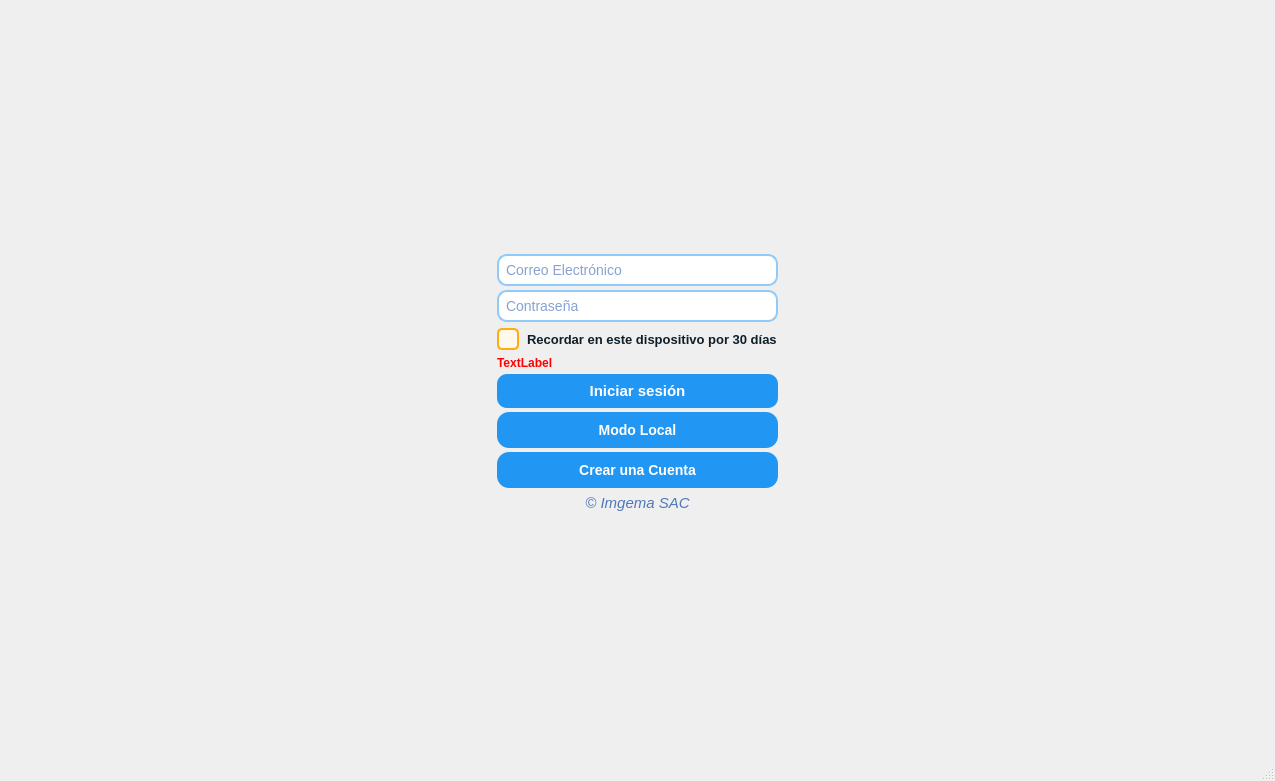
<?xml version="1.0" encoding="UTF-8"?>
<ui version="4.0">
 <class>MainWindow</class>
 <widget class="QMainWindow" name="MainWindow">
  <property name="enabled">
   <bool>true</bool>
  </property>
  <property name="geometry">
   <rect>
    <x>0</x>
    <y>0</y>
    <width>1275</width>
    <height>781</height>
   </rect>
  </property>
  <property name="sizePolicy">
   <sizepolicy hsizetype="Fixed" vsizetype="Fixed">
    <horstretch>0</horstretch>
    <verstretch>0</verstretch>
   </sizepolicy>
  </property>
  <property name="windowTitle">
   <string>Iniciar_Sesión</string>
  </property>
  <property name="styleSheet">
   <string notr="true">/* fondo*/
QMainWindow {
    background: qlineargradient(x1:0, y1:0, x2:0, y2:1,
        stop:0 #E3F2FD, stop:1 #FFFFFF);
}

/*texto*/
QLineEdit {
    background-color: #FFFFFF;
    border: 2px solid #90CAF9;
    border-radius: 10px;
    padding: 8px;
    font-size: 14px;
    color: #0D47A1;
}

QLineEdit:focus {
    border: 2px solid #1E88E5;
    background-color: #E3F2FD;
}

/* ===== Botón de acceso ===== */
QPushButton {
    background-color: #2196F3;
    color: white;
    border-radius: 12px;
    padding: 10px;
    font-weight: bold;
    font-size: 14px;
}

QPushButton:hover {
    background-color: #1976D2;
}

QPushButton:pressed {
    background-color: #1565C0;
}

QCheckBox {
    color: #0F1F2A;
    font-size: 10pt;
    font-weight: 600;
    spacing: 8px;
    background: transparent;
    padding-top: 2px;
    padding-bottom: 2px;
}

QCheckBox::indicator {
    width: 18px;
    height: 18px;
    border: 2px solid #FDAC11;   /* naranja logo: desactivado */
    border-radius: 5px;
    background: #FFF8EC;
}

QCheckBox::indicator:hover {
    border: 2px solid #FFB52B;
    background: #FFF3D9;
}

QCheckBox::indicator:pressed {
    border: 2px solid #E59A00;
    background: #FFE9BF;
}

QCheckBox::indicator:checked {
    border: 2px solid #6FC04A;   /* verde logo: activado */
    border-radius: 5px;
    background: #EEF9E8;
    image: url(:/icons/check_blue.svg);   /* check azul */
}

QCheckBox::indicator:checked:hover {
    border: 2px solid #62B53E;
    background: #E7F6DE;
    image: url(:/icons/check_blue.svg);
}

QCheckBox::indicator:checked:pressed {
    border: 2px solid #62B53E;
    background: #DDF1D2;
    image: url(:/icons/check_blue.svg);
}

QCheckBox:disabled {
    color: #7A8A96;
}</string>
  </property>
  <widget class="QWidget" name="centralwidget">
   <property name="sizePolicy">
    <sizepolicy hsizetype="Preferred" vsizetype="Preferred">
     <horstretch>0</horstretch>
     <verstretch>0</verstretch>
    </sizepolicy>
   </property>
   <layout class="QVBoxLayout" name="verticalLayout_4">
    <property name="spacing">
     <number>0</number>
    </property>
    <property name="leftMargin">
     <number>0</number>
    </property>
    <property name="topMargin">
     <number>0</number>
    </property>
    <property name="rightMargin">
     <number>0</number>
    </property>
    <property name="bottomMargin">
     <number>0</number>
    </property>
    <item>
     <widget class="QStackedWidget" name="stackedWidget">
      <property name="sizePolicy">
       <sizepolicy hsizetype="Preferred" vsizetype="Preferred">
        <horstretch>0</horstretch>
        <verstretch>0</verstretch>
       </sizepolicy>
      </property>
      <property name="currentIndex">
       <number>0</number>
      </property>
      <widget class="QWidget" name="Pagina_Login">
       <property name="sizePolicy">
        <sizepolicy hsizetype="Expanding" vsizetype="Expanding">
         <horstretch>0</horstretch>
         <verstretch>0</verstretch>
        </sizepolicy>
       </property>
       <layout class="QGridLayout" name="gridLayout">
        <property name="leftMargin">
         <number>9</number>
        </property>
        <property name="rightMargin">
         <number>9</number>
        </property>
        <property name="bottomMargin">
         <number>2</number>
        </property>
        <item row="0" column="0">
         <widget class="QFrame" name="frameLogin">
          <property name="enabled">
           <bool>true</bool>
          </property>
          <property name="sizePolicy">
           <sizepolicy hsizetype="Fixed" vsizetype="Fixed">
            <horstretch>0</horstretch>
            <verstretch>0</verstretch>
           </sizepolicy>
          </property>
          <property name="minimumSize">
           <size>
            <width>0</width>
            <height>0</height>
           </size>
          </property>
          <property name="maximumSize">
           <size>
            <width>16777215</width>
            <height>16777215</height>
           </size>
          </property>
          <property name="layoutDirection">
           <enum>Qt::LayoutDirection::LeftToRight</enum>
          </property>
          <property name="styleSheet">
           <string notr="true"/>
          </property>
          <property name="frameShape">
           <enum>QFrame::Shape::NoFrame</enum>
          </property>
          <property name="frameShadow">
           <enum>QFrame::Shadow::Raised</enum>
          </property>
          <layout class="QVBoxLayout" name="verticalLayout_6">
           <property name="spacing">
            <number>6</number>
           </property>
           <property name="leftMargin">
            <number>300</number>
           </property>
           <property name="topMargin">
            <number>30</number>
           </property>
           <property name="rightMargin">
            <number>300</number>
           </property>
           <property name="bottomMargin">
            <number>150</number>
           </property>
           <item>
            <widget class="QFrame" name="frameLogoLogin">
             <property name="sizePolicy">
              <sizepolicy hsizetype="Preferred" vsizetype="Preferred">
               <horstretch>0</horstretch>
               <verstretch>0</verstretch>
              </sizepolicy>
             </property>
             <property name="frameShape">
              <enum>QFrame::Shape::NoFrame</enum>
             </property>
             <property name="frameShadow">
              <enum>QFrame::Shadow::Raised</enum>
             </property>
             <layout class="QVBoxLayout" name="verticalLayout_8">
              <property name="leftMargin">
               <number>50</number>
              </property>
              <property name="topMargin">
               <number>50</number>
              </property>
              <property name="rightMargin">
               <number>50</number>
              </property>
              <property name="bottomMargin">
               <number>50</number>
              </property>
              <item>
               <widget class="QLabel" name="Logo_Menu_Login">
                <property name="sizePolicy">
                 <sizepolicy hsizetype="Fixed" vsizetype="Fixed">
                  <horstretch>0</horstretch>
                  <verstretch>0</verstretch>
                 </sizepolicy>
                </property>
                <property name="minimumSize">
                 <size>
                  <width>0</width>
                  <height>0</height>
                 </size>
                </property>
                <property name="maximumSize">
                 <size>
                  <width>400</width>
                  <height>110</height>
                 </size>
                </property>
                <property name="font">
                 <font>
                  <family>SansSerif</family>
                 </font>
                </property>
                <property name="layoutDirection">
                 <enum>Qt::LayoutDirection::LeftToRight</enum>
                </property>
                <property name="styleSheet">
                 <string notr="true">QLabel {
    background-color: transparent;
}
</string>
                </property>
                <property name="frameShape">
                 <enum>QFrame::Shape::NoFrame</enum>
                </property>
                <property name="frameShadow">
                 <enum>QFrame::Shadow::Plain</enum>
                </property>
                <property name="text">
                 <string/>
                </property>
                <property name="pixmap">
                 <pixmap resource="resources.qrc">:/images/images/LOGO_APP.png</pixmap>
                </property>
                <property name="scaledContents">
                 <bool>true</bool>
                </property>
                <property name="alignment">
                 <set>Qt::AlignmentFlag::AlignCenter</set>
                </property>
                <property name="wordWrap">
                 <bool>false</bool>
                </property>
               </widget>
              </item>
             </layout>
            </widget>
           </item>
           <item>
            <widget class="QFrame" name="frameLoginContent">
             <property name="frameShape">
              <enum>QFrame::Shape::NoFrame</enum>
             </property>
             <property name="frameShadow">
              <enum>QFrame::Shadow::Raised</enum>
             </property>
             <layout class="QVBoxLayout" name="verticalLayout">
              <property name="spacing">
               <number>4</number>
              </property>
              <property name="topMargin">
               <number>0</number>
              </property>
              <property name="bottomMargin">
               <number>0</number>
              </property>
              <item>
               <widget class="QLineEdit" name="lineUsuario">
                <property name="sizePolicy">
                 <sizepolicy hsizetype="Minimum" vsizetype="Fixed">
                  <horstretch>0</horstretch>
                  <verstretch>0</verstretch>
                 </sizepolicy>
                </property>
                <property name="styleSheet">
                 <string notr="true">QLineEdit {
    border-radius: 10px;
    padding: 5px;
}
</string>
                </property>
                <property name="placeholderText">
                 <string>Correo Electrónico</string>
                </property>
               </widget>
              </item>
              <item>
               <widget class="QLineEdit" name="linePassword">
                <property name="sizePolicy">
                 <sizepolicy hsizetype="Minimum" vsizetype="Fixed">
                  <horstretch>0</horstretch>
                  <verstretch>0</verstretch>
                 </sizepolicy>
                </property>
                <property name="styleSheet">
                 <string notr="true">QLineEdit {
    border-radius: 10px;
    padding: 5px;
}
</string>
                </property>
                <property name="echoMode">
                 <enum>QLineEdit::EchoMode::Password</enum>
                </property>
                <property name="placeholderText">
                 <string>Contraseña</string>
                </property>
               </widget>
              </item>
              <item>
               <widget class="QCheckBox" name="checkRecordarCuenta">
                <property name="text">
                 <string>Recordar en este dispositivo por 30 días</string>
                </property>
               </widget>
              </item>
              <item>
               <widget class="QLabel" name="lblError">
                <property name="sizePolicy">
                 <sizepolicy hsizetype="Minimum" vsizetype="Fixed">
                  <horstretch>0</horstretch>
                  <verstretch>0</verstretch>
                 </sizepolicy>
                </property>
                <property name="styleSheet">
                 <string notr="true">color: red;
font-weight: bold;
</string>
                </property>
                <property name="text">
                 <string>TextLabel</string>
                </property>
               </widget>
              </item>
              <item>
               <widget class="QPushButton" name="btnLogin">
                <property name="sizePolicy">
                 <sizepolicy hsizetype="Minimum" vsizetype="Fixed">
                  <horstretch>0</horstretch>
                  <verstretch>0</verstretch>
                 </sizepolicy>
                </property>
                <property name="styleSheet">
                 <string notr="true">QPushButton {
    background-color: #2196F3;     
    color: white;                
    border: none;                
    border-radius: 10px;        
    padding: 8px 12px;           
    font-weight: bold;           
    font-size: 11pt;               
}

QPushButton:hover {
    background-color: #1976D2; 
}

QPushButton:pressed {
    background-color: #0D47A1; 
}
</string>
                </property>
                <property name="text">
                 <string>Iniciar sesión</string>
                </property>
               </widget>
              </item>
              <item>
               <widget class="QPushButton" name="btnOffline">
                <property name="text">
                 <string>Modo Local</string>
                </property>
               </widget>
              </item>
              <item>
               <widget class="QPushButton" name="btnRegistro">
                <property name="sizePolicy">
                 <sizepolicy hsizetype="Minimum" vsizetype="Fixed">
                  <horstretch>0</horstretch>
                  <verstretch>0</verstretch>
                 </sizepolicy>
                </property>
                <property name="text">
                 <string>Crear una Cuenta</string>
                </property>
               </widget>
              </item>
             </layout>
            </widget>
           </item>
           <item>
            <widget class="QLabel" name="lblMarca">
             <property name="sizePolicy">
              <sizepolicy hsizetype="Expanding" vsizetype="Expanding">
               <horstretch>0</horstretch>
               <verstretch>0</verstretch>
              </sizepolicy>
             </property>
             <property name="font">
              <font>
               <pointsize>11</pointsize>
               <italic>true</italic>
              </font>
             </property>
             <property name="styleSheet">
              <string notr="true">QLabel {
    color: rgba(13, 71, 161, 180); 
    font-size: 11pt;
    font-style: italic;
    background-color: transparent;
}
</string>
             </property>
             <property name="text">
              <string>© Imgema SAC</string>
             </property>
             <property name="alignment">
              <set>Qt::AlignmentFlag::AlignBottom|Qt::AlignmentFlag::AlignHCenter</set>
             </property>
            </widget>
           </item>
          </layout>
         </widget>
        </item>
       </layout>
      </widget>
      <widget class="QWidget" name="Pagina_Registro">
       <property name="sizePolicy">
        <sizepolicy hsizetype="Expanding" vsizetype="Expanding">
         <horstretch>0</horstretch>
         <verstretch>0</verstretch>
        </sizepolicy>
       </property>
       <layout class="QGridLayout" name="gridLayout_2">
        <item row="0" column="0">
         <widget class="QFrame" name="frameRegistro">
          <property name="sizePolicy">
           <sizepolicy hsizetype="Fixed" vsizetype="Fixed">
            <horstretch>0</horstretch>
            <verstretch>0</verstretch>
           </sizepolicy>
          </property>
          <property name="minimumSize">
           <size>
            <width>0</width>
            <height>0</height>
           </size>
          </property>
          <property name="maximumSize">
           <size>
            <width>16777215</width>
            <height>16777215</height>
           </size>
          </property>
          <property name="layoutDirection">
           <enum>Qt::LayoutDirection::LeftToRight</enum>
          </property>
          <property name="styleSheet">
           <string notr="true"/>
          </property>
          <property name="frameShape">
           <enum>QFrame::Shape::NoFrame</enum>
          </property>
          <property name="frameShadow">
           <enum>QFrame::Shadow::Raised</enum>
          </property>
          <layout class="QVBoxLayout" name="verticalLayout_2">
           <property name="leftMargin">
            <number>300</number>
           </property>
           <property name="topMargin">
            <number>30</number>
           </property>
           <property name="rightMargin">
            <number>300</number>
           </property>
           <property name="bottomMargin">
            <number>80</number>
           </property>
           <item>
            <widget class="QFrame" name="frameLogoRegis">
             <property name="minimumSize">
              <size>
               <width>0</width>
               <height>0</height>
              </size>
             </property>
             <property name="frameShape">
              <enum>QFrame::Shape::NoFrame</enum>
             </property>
             <property name="frameShadow">
              <enum>QFrame::Shadow::Raised</enum>
             </property>
             <layout class="QVBoxLayout" name="verticalLayout_3">
              <property name="leftMargin">
               <number>50</number>
              </property>
              <property name="topMargin">
               <number>50</number>
              </property>
              <property name="rightMargin">
               <number>50</number>
              </property>
              <property name="bottomMargin">
               <number>50</number>
              </property>
              <item>
               <widget class="QLabel" name="Logo_Menu_Regis">
                <property name="sizePolicy">
                 <sizepolicy hsizetype="Fixed" vsizetype="Fixed">
                  <horstretch>0</horstretch>
                  <verstretch>0</verstretch>
                 </sizepolicy>
                </property>
                <property name="minimumSize">
                 <size>
                  <width>0</width>
                  <height>0</height>
                 </size>
                </property>
                <property name="maximumSize">
                 <size>
                  <width>400</width>
                  <height>110</height>
                 </size>
                </property>
                <property name="font">
                 <font>
                  <family>SansSerif</family>
                 </font>
                </property>
                <property name="layoutDirection">
                 <enum>Qt::LayoutDirection::LeftToRight</enum>
                </property>
                <property name="styleSheet">
                 <string notr="true">QLabel {
    background-color: transparent;
}
</string>
                </property>
                <property name="text">
                 <string/>
                </property>
                <property name="pixmap">
                 <pixmap resource="resources.qrc">:/images/images/LOGO_APP.png</pixmap>
                </property>
                <property name="scaledContents">
                 <bool>true</bool>
                </property>
                <property name="alignment">
                 <set>Qt::AlignmentFlag::AlignCenter</set>
                </property>
               </widget>
              </item>
             </layout>
            </widget>
           </item>
           <item>
            <widget class="QFrame" name="frameRegisContent">
             <property name="sizePolicy">
              <sizepolicy hsizetype="Preferred" vsizetype="Preferred">
               <horstretch>0</horstretch>
               <verstretch>0</verstretch>
              </sizepolicy>
             </property>
             <property name="minimumSize">
              <size>
               <width>0</width>
               <height>20</height>
              </size>
             </property>
             <property name="frameShape">
              <enum>QFrame::Shape::NoFrame</enum>
             </property>
             <property name="frameShadow">
              <enum>QFrame::Shadow::Raised</enum>
             </property>
             <layout class="QGridLayout" name="gridLayout_3">
              <property name="topMargin">
               <number>0</number>
              </property>
              <property name="bottomMargin">
               <number>0</number>
              </property>
              <item row="0" column="0">
               <widget class="QLineEdit" name="lineNombre">
                <property name="sizePolicy">
                 <sizepolicy hsizetype="Minimum" vsizetype="Fixed">
                  <horstretch>0</horstretch>
                  <verstretch>0</verstretch>
                 </sizepolicy>
                </property>
                <property name="styleSheet">
                 <string notr="true">QLineEdit {
    border-radius: 10px;
    padding: 5px;
}
</string>
                </property>
                <property name="placeholderText">
                 <string>Nombre</string>
                </property>
               </widget>
              </item>
              <item row="5" column="0" colspan="2">
               <widget class="QLabel" name="lblError_Regis">
                <property name="sizePolicy">
                 <sizepolicy hsizetype="Minimum" vsizetype="Fixed">
                  <horstretch>0</horstretch>
                  <verstretch>0</verstretch>
                 </sizepolicy>
                </property>
                <property name="styleSheet">
                 <string notr="true">color: red;
font-weight: bold;
</string>
                </property>
                <property name="text">
                 <string>TextLabel</string>
                </property>
               </widget>
              </item>
              <item row="4" column="0" colspan="2">
               <widget class="QLineEdit" name="linePassword_2">
                <property name="sizePolicy">
                 <sizepolicy hsizetype="Minimum" vsizetype="Fixed">
                  <horstretch>0</horstretch>
                  <verstretch>0</verstretch>
                 </sizepolicy>
                </property>
                <property name="styleSheet">
                 <string notr="true">QLineEdit {
    border-radius: 10px;
    padding: 5px;
}
</string>
                </property>
                <property name="echoMode">
                 <enum>QLineEdit::EchoMode::Password</enum>
                </property>
                <property name="placeholderText">
                 <string>Confirmar la Contraseña Nueva</string>
                </property>
               </widget>
              </item>
              <item row="6" column="0" colspan="2">
               <widget class="QPushButton" name="btnRegistrarme">
                <property name="sizePolicy">
                 <sizepolicy hsizetype="Minimum" vsizetype="Fixed">
                  <horstretch>0</horstretch>
                  <verstretch>0</verstretch>
                 </sizepolicy>
                </property>
                <property name="styleSheet">
                 <string notr="true">QPushButton {
    background-color: #2196F3;     
    color: white;                
    border: none;                
    border-radius: 10px;        
    padding: 8px 12px;           
    font-weight: bold;           
    font-size: 11pt;               
}

QPushButton:hover {
    background-color: #1976D2; 
}

QPushButton:pressed {
    background-color: #0D47A1; 
}
</string>
                </property>
                <property name="text">
                 <string>Registrarme</string>
                </property>
               </widget>
              </item>
              <item row="1" column="0" colspan="2">
               <widget class="QLineEdit" name="lineCorreo">
                <property name="sizePolicy">
                 <sizepolicy hsizetype="Minimum" vsizetype="Fixed">
                  <horstretch>0</horstretch>
                  <verstretch>0</verstretch>
                 </sizepolicy>
                </property>
                <property name="styleSheet">
                 <string notr="true">QLineEdit {
    border-radius: 10px;
    padding: 5px;
}
</string>
                </property>
                <property name="placeholderText">
                 <string>Correo Electrónico</string>
                </property>
               </widget>
              </item>
              <item row="0" column="1">
               <widget class="QLineEdit" name="lineApellido">
                <property name="sizePolicy">
                 <sizepolicy hsizetype="Minimum" vsizetype="Fixed">
                  <horstretch>0</horstretch>
                  <verstretch>0</verstretch>
                 </sizepolicy>
                </property>
                <property name="styleSheet">
                 <string notr="true">QLineEdit {
    border-radius: 10px;
    padding: 5px;
}
</string>
                </property>
                <property name="echoMode">
                 <enum>QLineEdit::EchoMode::Normal</enum>
                </property>
                <property name="placeholderText">
                 <string>Apellido</string>
                </property>
               </widget>
              </item>
              <item row="7" column="0" colspan="2">
               <widget class="QPushButton" name="btnVolverRegistrar">
                <property name="sizePolicy">
                 <sizepolicy hsizetype="Minimum" vsizetype="Fixed">
                  <horstretch>0</horstretch>
                  <verstretch>0</verstretch>
                 </sizepolicy>
                </property>
                <property name="text">
                 <string>Volver a Iniciar</string>
                </property>
               </widget>
              </item>
              <item row="3" column="0" colspan="2">
               <widget class="QLineEdit" name="linePassword_1">
                <property name="sizePolicy">
                 <sizepolicy hsizetype="Minimum" vsizetype="Fixed">
                  <horstretch>0</horstretch>
                  <verstretch>0</verstretch>
                 </sizepolicy>
                </property>
                <property name="styleSheet">
                 <string notr="true">QLineEdit {
    border-radius: 10px;
    padding: 5px;
}
</string>
                </property>
                <property name="echoMode">
                 <enum>QLineEdit::EchoMode::Password</enum>
                </property>
                <property name="placeholderText">
                 <string>Contraseña Nueva</string>
                </property>
               </widget>
              </item>
              <item row="2" column="0" colspan="2">
               <widget class="QLineEdit" name="linePhone">
                <property name="placeholderText">
                 <string>Teléfono</string>
                </property>
               </widget>
              </item>
             </layout>
            </widget>
           </item>
           <item>
            <widget class="QLabel" name="lblMarca_2">
             <property name="sizePolicy">
              <sizepolicy hsizetype="Expanding" vsizetype="Expanding">
               <horstretch>0</horstretch>
               <verstretch>0</verstretch>
              </sizepolicy>
             </property>
             <property name="font">
              <font>
               <pointsize>11</pointsize>
               <italic>true</italic>
              </font>
             </property>
             <property name="styleSheet">
              <string notr="true">QLabel {
    color: rgba(13, 71, 161, 180); 
    font-size: 11pt;
    font-style: italic;
    background-color: transparent;
}
</string>
             </property>
             <property name="text">
              <string>&lt;html&gt;&lt;head/&gt;&lt;body&gt;&lt;p&gt;© Imgema SAC&lt;/p&gt;&lt;/body&gt;&lt;/html&gt;</string>
             </property>
             <property name="alignment">
              <set>Qt::AlignmentFlag::AlignBottom|Qt::AlignmentFlag::AlignHCenter</set>
             </property>
            </widget>
           </item>
          </layout>
         </widget>
        </item>
       </layout>
      </widget>
      <widget class="QWidget" name="Pagina_App">
       <property name="sizePolicy">
        <sizepolicy hsizetype="Expanding" vsizetype="Expanding">
         <horstretch>0</horstretch>
         <verstretch>0</verstretch>
        </sizepolicy>
       </property>
       <layout class="QVBoxLayout" name="verticalLayoutAppPage">
        <property name="spacing">
         <number>0</number>
        </property>
        <property name="leftMargin">
         <number>0</number>
        </property>
        <property name="topMargin">
         <number>0</number>
        </property>
        <property name="rightMargin">
         <number>0</number>
        </property>
        <property name="bottomMargin">
         <number>0</number>
        </property>
        <item>
         <widget class="QStackedWidget" name="appStack">
          <property name="currentIndex">
           <number>2</number>
          </property>
          <widget class="QWidget" name="pageHome">
           <layout class="QVBoxLayout" name="verticalLayoutPageHome">
            <property name="spacing">
             <number>0</number>
            </property>
            <property name="leftMargin">
             <number>0</number>
            </property>
            <property name="topMargin">
             <number>0</number>
            </property>
            <property name="rightMargin">
             <number>0</number>
            </property>
            <property name="bottomMargin">
             <number>0</number>
            </property>
            <item>
             <widget class="QFrame" name="frameHomeHost">
              <property name="frameShape">
               <enum>QFrame::Shape::StyledPanel</enum>
              </property>
              <property name="frameShadow">
               <enum>QFrame::Shadow::Raised</enum>
              </property>
              <layout class="QVBoxLayout" name="verticalLayoutHomeHost">
               <property name="spacing">
                <number>0</number>
               </property>
               <property name="leftMargin">
                <number>0</number>
               </property>
               <property name="topMargin">
                <number>0</number>
               </property>
               <property name="rightMargin">
                <number>0</number>
               </property>
               <property name="bottomMargin">
                <number>0</number>
               </property>
               <item>
                <widget class="QLabel" name="lblHomePlaceholder">
                 <property name="text">
                  <string>HOME PAGE</string>
                 </property>
                 <property name="alignment">
                  <set>Qt::AlignmentFlag::AlignCenter</set>
                 </property>
                </widget>
               </item>
              </layout>
             </widget>
            </item>
           </layout>
          </widget>
          <widget class="QWidget" name="pageDocumentos">
           <layout class="QVBoxLayout" name="verticalLayoutPageDocumentos">
            <property name="spacing">
             <number>0</number>
            </property>
            <property name="leftMargin">
             <number>0</number>
            </property>
            <property name="topMargin">
             <number>0</number>
            </property>
            <property name="rightMargin">
             <number>0</number>
            </property>
            <property name="bottomMargin">
             <number>0</number>
            </property>
            <item>
             <widget class="QFrame" name="frameDocumentosHost">
              <property name="frameShape">
               <enum>QFrame::Shape::StyledPanel</enum>
              </property>
              <property name="frameShadow">
               <enum>QFrame::Shadow::Raised</enum>
              </property>
              <layout class="QVBoxLayout" name="verticalLayoutDocumentosHost">
               <property name="spacing">
                <number>0</number>
               </property>
               <property name="leftMargin">
                <number>0</number>
               </property>
               <property name="topMargin">
                <number>0</number>
               </property>
               <property name="rightMargin">
                <number>0</number>
               </property>
               <property name="bottomMargin">
                <number>0</number>
               </property>
               <item>
                <widget class="QLabel" name="lblDocumentosPlaceholder">
                 <property name="text">
                  <string>DOCUMENTOS PAGE</string>
                 </property>
                 <property name="alignment">
                  <set>Qt::AlignmentFlag::AlignCenter</set>
                 </property>
                </widget>
               </item>
              </layout>
             </widget>
            </item>
           </layout>
          </widget>
          <widget class="QWidget" name="pageUbicacion">
           <layout class="QVBoxLayout" name="verticalLayoutPageUbicacion">
            <property name="spacing">
             <number>0</number>
            </property>
            <property name="leftMargin">
             <number>0</number>
            </property>
            <property name="topMargin">
             <number>0</number>
            </property>
            <property name="rightMargin">
             <number>0</number>
            </property>
            <property name="bottomMargin">
             <number>0</number>
            </property>
            <item>
             <widget class="QFrame" name="frameUbicacionHost">
              <property name="frameShape">
               <enum>QFrame::Shape::StyledPanel</enum>
              </property>
              <property name="frameShadow">
               <enum>QFrame::Shadow::Raised</enum>
              </property>
              <layout class="QVBoxLayout" name="verticalLayoutUbicacionHost">
               <property name="spacing">
                <number>0</number>
               </property>
               <property name="leftMargin">
                <number>0</number>
               </property>
               <property name="topMargin">
                <number>0</number>
               </property>
               <property name="rightMargin">
                <number>0</number>
               </property>
               <property name="bottomMargin">
                <number>0</number>
               </property>
               <item>
                <widget class="QLabel" name="lblUbicacionPlaceholder">
                 <property name="text">
                  <string>UBICACION PAGE</string>
                 </property>
                 <property name="alignment">
                  <set>Qt::AlignmentFlag::AlignCenter</set>
                 </property>
                </widget>
               </item>
              </layout>
             </widget>
            </item>
           </layout>
          </widget>
          <widget class="QWidget" name="pagePerfil">
           <layout class="QVBoxLayout" name="verticalLayoutPagePerfil">
            <property name="spacing">
             <number>0</number>
            </property>
            <property name="leftMargin">
             <number>0</number>
            </property>
            <property name="topMargin">
             <number>0</number>
            </property>
            <property name="rightMargin">
             <number>0</number>
            </property>
            <property name="bottomMargin">
             <number>0</number>
            </property>
            <item>
             <widget class="QFrame" name="framePerfilHost">
              <property name="frameShape">
               <enum>QFrame::Shape::StyledPanel</enum>
              </property>
              <property name="frameShadow">
               <enum>QFrame::Shadow::Raised</enum>
              </property>
              <layout class="QVBoxLayout" name="verticalLayoutPerfilHost">
               <property name="spacing">
                <number>0</number>
               </property>
               <property name="leftMargin">
                <number>0</number>
               </property>
               <property name="topMargin">
                <number>0</number>
               </property>
               <property name="rightMargin">
                <number>0</number>
               </property>
               <property name="bottomMargin">
                <number>0</number>
               </property>
               <item>
                <widget class="QLabel" name="lblPerfilPlaceholder">
                 <property name="text">
                  <string>PERFIL PAGE</string>
                 </property>
                 <property name="alignment">
                  <set>Qt::AlignmentFlag::AlignCenter</set>
                 </property>
                </widget>
               </item>
              </layout>
             </widget>
            </item>
           </layout>
          </widget>
          <widget class="QWidget" name="pageCalicataEditor">
           <layout class="QVBoxLayout" name="verticalLayoutPageCalicataEditor">
            <property name="spacing">
             <number>0</number>
            </property>
            <property name="leftMargin">
             <number>0</number>
            </property>
            <property name="topMargin">
             <number>0</number>
            </property>
            <property name="rightMargin">
             <number>0</number>
            </property>
            <property name="bottomMargin">
             <number>0</number>
            </property>
            <item>
             <widget class="QFrame" name="frameCalicataEditorHost">
              <property name="frameShape">
               <enum>QFrame::Shape::StyledPanel</enum>
              </property>
              <property name="frameShadow">
               <enum>QFrame::Shadow::Raised</enum>
              </property>
              <layout class="QVBoxLayout" name="verticalLayoutCalicataEditorHost">
               <property name="spacing">
                <number>0</number>
               </property>
               <property name="leftMargin">
                <number>0</number>
               </property>
               <property name="topMargin">
                <number>0</number>
               </property>
               <property name="rightMargin">
                <number>0</number>
               </property>
               <property name="bottomMargin">
                <number>0</number>
               </property>
               <item>
                <widget class="QLabel" name="lblCalicataEditorPlaceholder">
                 <property name="text">
                  <string>CALICATA EDITOR PAGE</string>
                 </property>
                 <property name="alignment">
                  <set>Qt::AlignmentFlag::AlignCenter</set>
                 </property>
                </widget>
               </item>
              </layout>
             </widget>
            </item>
           </layout>
          </widget>
          <widget class="QWidget" name="pageTaludEditor">
           <layout class="QVBoxLayout" name="verticalLayoutPageTaludEditor">
            <property name="spacing">
             <number>0</number>
            </property>
            <property name="leftMargin">
             <number>0</number>
            </property>
            <property name="topMargin">
             <number>0</number>
            </property>
            <property name="rightMargin">
             <number>0</number>
            </property>
            <property name="bottomMargin">
             <number>0</number>
            </property>
            <item>
             <widget class="QFrame" name="frameTaludEditorHost">
              <property name="frameShape">
               <enum>QFrame::Shape::StyledPanel</enum>
              </property>
              <property name="frameShadow">
               <enum>QFrame::Shadow::Raised</enum>
              </property>
              <layout class="QVBoxLayout" name="verticalLayoutTaludEditorHost">
               <property name="spacing">
                <number>0</number>
               </property>
               <property name="leftMargin">
                <number>0</number>
               </property>
               <property name="topMargin">
                <number>0</number>
               </property>
               <property name="rightMargin">
                <number>0</number>
               </property>
               <property name="bottomMargin">
                <number>0</number>
               </property>
               <item>
                <widget class="QLabel" name="lblTaludEditorPlaceholder">
                 <property name="text">
                  <string>TALUD EDITOR PAGE</string>
                 </property>
                 <property name="alignment">
                  <set>Qt::AlignmentFlag::AlignCenter</set>
                 </property>
                </widget>
               </item>
              </layout>
             </widget>
            </item>
           </layout>
          </widget>
         </widget>
        </item>
       </layout>
      </widget>
     </widget>
    </item>
   </layout>
  </widget>
  <widget class="QStatusBar" name="statusbar">
   <property name="enabled">
    <bool>true</bool>
   </property>
   <property name="sizePolicy">
    <sizepolicy hsizetype="Preferred" vsizetype="Preferred">
     <horstretch>0</horstretch>
     <verstretch>0</verstretch>
    </sizepolicy>
   </property>
  </widget>
  <widget class="QMenuBar" name="menubar">
   <property name="geometry">
    <rect>
     <x>0</x>
     <y>0</y>
     <width>1275</width>
     <height>21</height>
    </rect>
   </property>
  </widget>
 </widget>
 <resources>
  <include location="resources.qrc"/>
 </resources>
 <connections/>
</ui>
